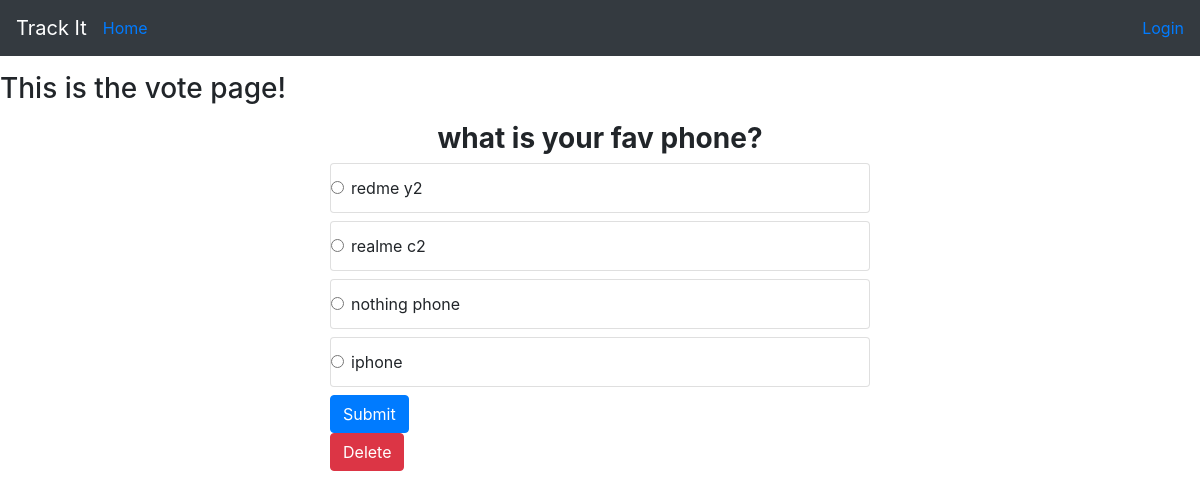
The page /polls/question/3/ on the database its author committed.
### pollsapp/models.py (models this page shows, shortened)
class Question(models.Model):
    user  = models.ForeignKey(User, on_delete=models.CASCADE ,related_name="questions")
    question_text = models.CharField(max_length=200)
    def __str__(self) ->str:
        return self.question_text

class Answer(models.Model):
    question = models.ForeignKey(Question,on_delete=models.CASCADE,related_name="answers")
    answer_text = models.CharField(max_length=200)
    count  = models.IntegerField(default = 0)

### pollsapp/views.py (the view)
# urls.py: path('question/<str:pk>/',views.question_detail,name = 'question_detail'),
def question_detail(request,pk):
    try:
        question = Question.objects.get(id = pk)
        options = question.answers.all()
        context = {'question': question,'options':options}
        return render(request,'question.html',context)
    except Exception as e:
        print(e)
        return redirect('/')

### templates/question.html (shortened to what this page needs)
{% extends "base.html" %}
{% load static %}
{% block bodyblock %}
        <p><h3>This is the vote page!{{pk}}</h3></p>
<div class="container h-75">
    <div class="row h-100 justify-content-center align-items-center">
        <div class="col-10 col-md-8 col-lg-6">
<h3 style = "text-align: center"><strong>{{pk}}
    {{question}}</strong></h3>
        <form method  = "POST" action = "{% url 'result' question.id %}">
            <ul class="list-group" style="margin:0px">
                {% for option in options %}
                <label>
                    <li class="list-group-item">
                        <input class="form-check-input me-1" type="radio" name = 'choice' value="{{option.id}}" aria-label="...">
                        {{option.answer_text}}
                    </li>
                </label>
                {% endfor %}
        </ul>
        <input type="submit" value = "Submit" class = 'btn btn-primary'>
        </form>
                <form method  = "POST" action = "{% url 'delete_poll' question.id %}">
                <input type="submit" value = "Delete" class = 'btn btn-danger'>
                </form>
        </div>
    </div>
</div>
{% endblock %}

### rows shown on the page
Question: question_text "what is your fav phone?"
Answer: answer_text "redme y2"
Answer: answer_text "realme c2"
Answer: answer_text "nothing phone"
Answer: answer_text "iphone"
